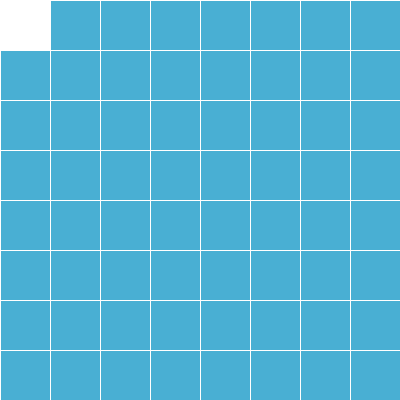
Frame 1 (no input)
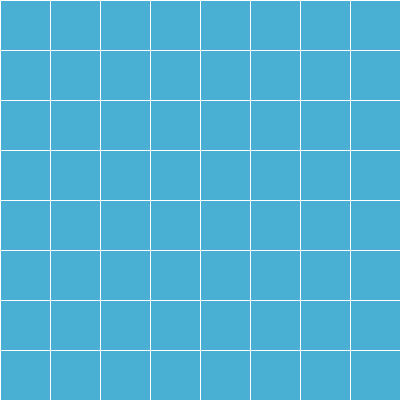
Frame 60 (the mouse pressed at the canvas centre just before this capture)
Frame 120 (the mouse held since frame 60 and released just before this capture): identical to frame 60, image omitted

The Processing sketch that drew these frames (run headless with seeded random() and noise(); from frame 60 on, the mouse is pressed at the canvas centre):

// Processing sketch: processing_51302
// ── processing_51302.pde

//KESHIA KINGSLEY. PS1. Question 4. 8x8 grid
void setup(){
 size(400, 400);
 smooth();
 strokeWeight(1);
 stroke(255);
 }


 void draw() {
  for(int y = 0; y <height; y +=50){
  for(int x = 0; x < width; x +=50) {
    
    rect(x, y, 50, 50);
    fill(73, 175, 211);
  }
  }
 }
 
 
